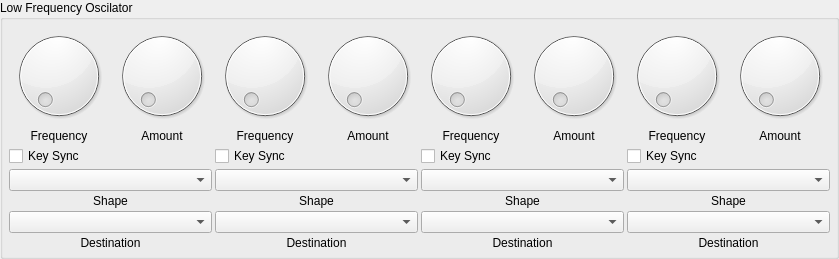
           <widget class="QGroupBox" name="GB_Lfo">
            <property name="title">
             <string>Low Frequency Oscilator</string>
            </property>
            <layout class="QGridLayout" name="gridLayout_15">
             <property name="leftMargin">
              <number>6</number>
             </property>
             <property name="topMargin">
              <number>6</number>
             </property>
             <property name="rightMargin">
              <number>6</number>
             </property>
             <property name="bottomMargin">
              <number>6</number>
             </property>
             <property name="spacing">
              <number>3</number>
             </property>
             <item row="0" column="1">
              <layout class="QGridLayout" name="gL_Lfo">
               <property name="spacing">
                <number>3</number>
               </property>
               <item row="0" column="1">
                <widget class="QDial" name="di_LfoA1">
                 <property name="minimumSize">
                  <size>
                   <width>16</width>
                   <height>16</height>
                  </size>
                 </property>
                 <property name="maximumSize">
                  <size>
                   <width>500</width>
                   <height>500</height>
                  </size>
                 </property>
                 <property name="maximum">
                  <number>127</number>
                 </property>
                </widget>
               </item>
               <item row="0" column="3">
                <widget class="QDial" name="di_LfoA2">
                 <property name="minimumSize">
                  <size>
                   <width>16</width>
                   <height>16</height>
                  </size>
                 </property>
                 <property name="maximumSize">
                  <size>
                   <width>500</width>
                   <height>500</height>
                  </size>
                 </property>
                 <property name="maximum">
                  <number>127</number>
                 </property>
                </widget>
               </item>
               <item row="6" column="0" colspan="2">
                <widget class="QLabel" name="lab_LfoD1">
                 <property name="text">
                  <string>Destination</string>
                 </property>
                 <property name="alignment">
                  <set>Qt::AlignCenter</set>
                 </property>
                </widget>
               </item>
               <item row="0" column="4">
                <widget class="QDial" name="di_LfoF3">
                 <property name="minimumSize">
                  <size>
                   <width>16</width>
                   <height>16</height>
                  </size>
                 </property>
                 <property name="maximumSize">
                  <size>
                   <width>500</width>
                   <height>500</height>
                  </size>
                 </property>
                 <property name="maximum">
                  <number>127</number>
                 </property>
                </widget>
               </item>
               <item row="2" column="0" colspan="2">
                <widget class="QCheckBox" name="chB_LfoKeyS1">
                 <property name="text">
                  <string>Key Sync</string>
                 </property>
                </widget>
               </item>
               <item row="1" column="4">
                <widget class="QLabel" name="lab_LfoF3">
                 <property name="text">
                  <string>Frequency</string>
                 </property>
                 <property name="alignment">
                  <set>Qt::AlignCenter</set>
                 </property>
                </widget>
               </item>
               <item row="0" column="5">
                <widget class="QDial" name="di_LfoA3">
                 <property name="minimumSize">
                  <size>
                   <width>16</width>
                   <height>16</height>
                  </size>
                 </property>
                 <property name="maximumSize">
                  <size>
                   <width>500</width>
                   <height>500</height>
                  </size>
                 </property>
                 <property name="maximum">
                  <number>127</number>
                 </property>
                </widget>
               </item>
               <item row="3" column="0" colspan="2">
                <widget class="QComboBox" name="coB_LfoS1"/>
               </item>
               <item row="1" column="0">
                <widget class="QLabel" name="lab_LfoF1">
                 <property name="text">
                  <string>Frequency</string>
                 </property>
                 <property name="alignment">
                  <set>Qt::AlignCenter</set>
                 </property>
                </widget>
               </item>
               <item row="4" column="0" colspan="2">
                <widget class="QLabel" name="lab_LfoS1">
                 <property name="text">
                  <string>Shape</string>
                 </property>
                 <property name="alignment">
                  <set>Qt::AlignCenter</set>
                 </property>
                </widget>
               </item>
               <item row="0" column="0">
                <widget class="QDial" name="di_LfoF1">
                 <property name="minimumSize">
                  <size>
                   <width>16</width>
                   <height>16</height>
                  </size>
                 </property>
                 <property name="maximumSize">
                  <size>
                   <width>500</width>
                   <height>500</height>
                  </size>
                 </property>
                 <property name="maximum">
                  <number>127</number>
                 </property>
                </widget>
               </item>
               <item row="1" column="1">
                <widget class="QLabel" name="lab_LfoA1">
                 <property name="text">
                  <string>Amount</string>
                 </property>
                 <property name="alignment">
                  <set>Qt::AlignCenter</set>
                 </property>
                </widget>
               </item>
               <item row="0" column="6">
                <widget class="QDial" name="di_LfoF4">
                 <property name="minimumSize">
                  <size>
                   <width>16</width>
                   <height>16</height>
                  </size>
                 </property>
                 <property name="maximumSize">
                  <size>
                   <width>500</width>
                   <height>500</height>
                  </size>
                 </property>
                 <property name="maximum">
                  <number>127</number>
                 </property>
                </widget>
               </item>
               <item row="0" column="2">
                <widget class="QDial" name="di_LfoF2">
                 <property name="minimumSize">
                  <size>
                   <width>16</width>
                   <height>16</height>
                  </size>
                 </property>
                 <property name="maximumSize">
                  <size>
                   <width>500</width>
                   <height>500</height>
                  </size>
                 </property>
                 <property name="maximum">
                  <number>127</number>
                 </property>
                </widget>
               </item>
               <item row="1" column="3">
                <widget class="QLabel" name="lab_LfoA2">
                 <property name="text">
                  <string>Amount</string>
                 </property>
                 <property name="alignment">
                  <set>Qt::AlignCenter</set>
                 </property>
                </widget>
               </item>
               <item row="1" column="2">
                <widget class="QLabel" name="lab_LfoF2">
                 <property name="text">
                  <string>Frequency</string>
                 </property>
                 <property name="alignment">
                  <set>Qt::AlignCenter</set>
                 </property>
                </widget>
               </item>
               <item row="5" column="0" colspan="2">
                <widget class="QComboBox" name="coB_LfoD1"/>
               </item>
               <item row="1" column="5">
                <widget class="QLabel" name="lab_LfoA3">
                 <property name="text">
                  <string>Amount</string>
                 </property>
                 <property name="alignment">
                  <set>Qt::AlignCenter</set>
                 </property>
                </widget>
               </item>
               <item row="0" column="7">
                <widget class="QDial" name="di_LfoA4">
                 <property name="minimumSize">
                  <size>
                   <width>16</width>
                   <height>16</height>
                  </size>
                 </property>
                 <property name="maximumSize">
                  <size>
                   <width>500</width>
                   <height>500</height>
                  </size>
                 </property>
                 <property name="maximum">
                  <number>127</number>
                 </property>
                </widget>
               </item>
               <item row="1" column="6">
                <widget class="QLabel" name="lab_LfoF4">
                 <property name="text">
                  <string>Frequency</string>
                 </property>
                 <property name="alignment">
                  <set>Qt::AlignCenter</set>
                 </property>
                </widget>
               </item>
               <item row="1" column="7">
                <widget class="QLabel" name="lab_LfoA4">
                 <property name="text">
                  <string>Amount</string>
                 </property>
                 <property name="alignment">
                  <set>Qt::AlignCenter</set>
                 </property>
                </widget>
               </item>
               <item row="2" column="2" colspan="2">
                <widget class="QCheckBox" name="chB_LfoKeyS2">
                 <property name="text">
                  <string>Key Sync</string>
                 </property>
                </widget>
               </item>
               <item row="2" column="4" colspan="2">
                <widget class="QCheckBox" name="chB_LfoKeyS3">
                 <property name="text">
                  <string>Key Sync</string>
                 </property>
                </widget>
               </item>
               <item row="2" column="6" colspan="2">
                <widget class="QCheckBox" name="chB_LfoKeyS4">
                 <property name="text">
                  <string>Key Sync</string>
                 </property>
                </widget>
               </item>
               <item row="3" column="6" colspan="2">
                <widget class="QComboBox" name="coB_LfoS4"/>
               </item>
               <item row="5" column="6" colspan="2">
                <widget class="QComboBox" name="coB_LfoD4"/>
               </item>
               <item row="5" column="4" colspan="2">
                <widget class="QComboBox" name="coB_LfoD3"/>
               </item>
               <item row="3" column="4" colspan="2">
                <widget class="QComboBox" name="coB_LfoS3"/>
               </item>
               <item row="3" column="2" colspan="2">
                <widget class="QComboBox" name="coB_LfoS2"/>
               </item>
               <item row="5" column="2" colspan="2">
                <widget class="QComboBox" name="coB_LfoD2"/>
               </item>
               <item row="4" column="2" colspan="2">
                <widget class="QLabel" name="lab_LfoS2">
                 <property name="text">
                  <string>Shape</string>
                 </property>
                 <property name="alignment">
                  <set>Qt::AlignCenter</set>
                 </property>
                </widget>
               </item>
               <item row="6" column="2" colspan="2">
                <widget class="QLabel" name="lab_LfoD2">
                 <property name="text">
                  <string>Destination</string>
                 </property>
                 <property name="alignment">
                  <set>Qt::AlignCenter</set>
                 </property>
                </widget>
               </item>
               <item row="4" column="4" colspan="2">
                <widget class="QLabel" name="lab_LfoS3">
                 <property name="text">
                  <string>Shape</string>
                 </property>
                 <property name="alignment">
                  <set>Qt::AlignCenter</set>
                 </property>
                </widget>
               </item>
               <item row="6" column="4" colspan="2">
                <widget class="QLabel" name="lab_LfoD3">
                 <property name="text">
                  <string>Destination</string>
                 </property>
                 <property name="alignment">
                  <set>Qt::AlignCenter</set>
                 </property>
                </widget>
               </item>
               <item row="4" column="6" colspan="2">
                <widget class="QLabel" name="lab_LfoS4">
                 <property name="text">
                  <string>Shape</string>
                 </property>
                 <property name="alignment">
                  <set>Qt::AlignCenter</set>
                 </property>
                </widget>
               </item>
               <item row="6" column="6" colspan="2">
                <widget class="QLabel" name="lab_LfoD4">
                 <property name="text">
                  <string>Destination</string>
                 </property>
                 <property name="alignment">
                  <set>Qt::AlignCenter</set>
                 </property>
                </widget>
               </item>
              </layout>
             </item>
            </layout>
           </widget>
